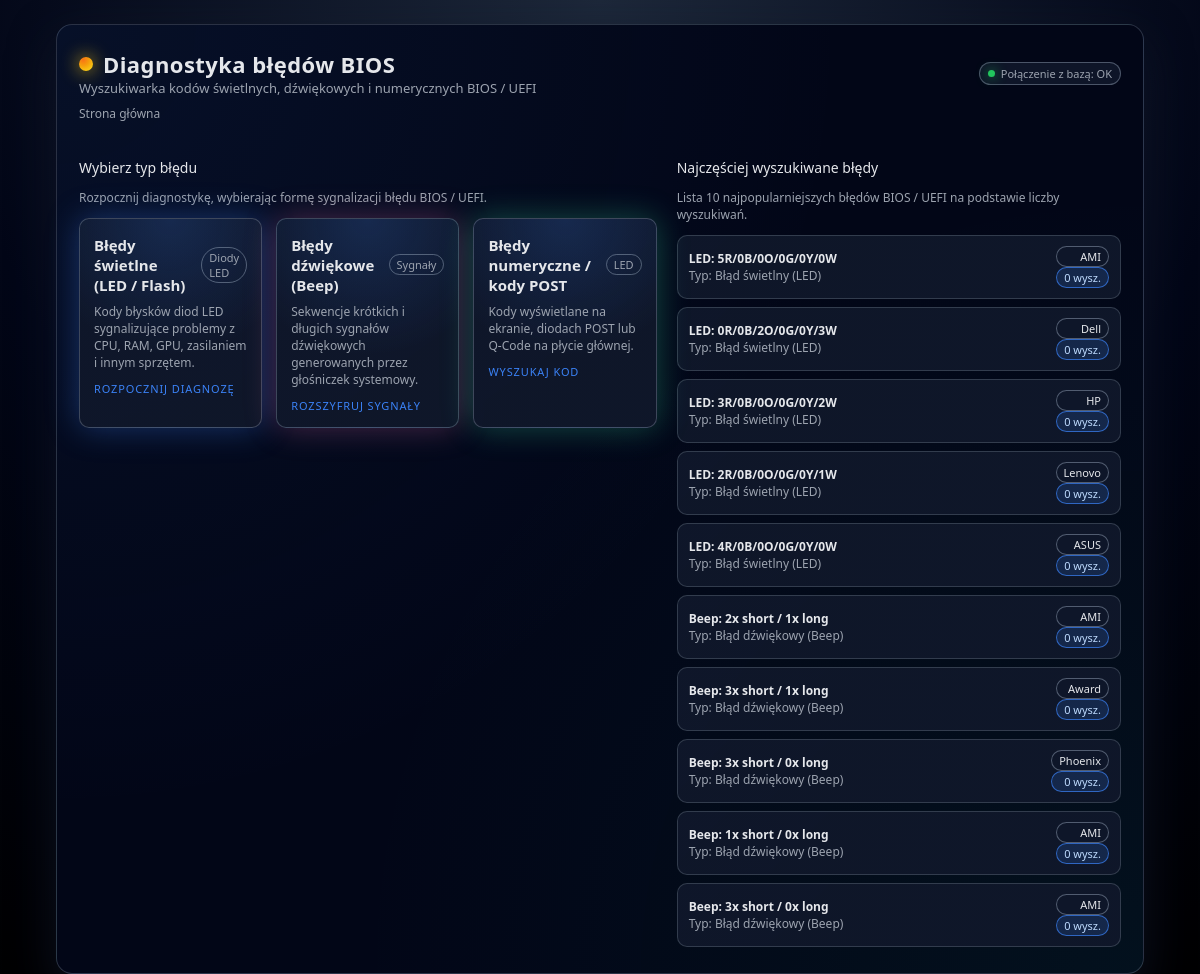
The page / on the database its author committed.
### tables this page shows
CREATE TABLE IF NOT EXISTS flash_errors (
  id INT AUTO_INCREMENT PRIMARY KEY,
  manufacturer_id INT NOT NULL,
  blue_count INT DEFAULT 0,
  orange_count INT DEFAULT 0,
  red_count INT DEFAULT 0,
  green_count INT DEFAULT 0,
  yellow_count INT DEFAULT 0,
  white_count INT DEFAULT 0,
  description TEXT NOT NULL,
  solution TEXT NOT NULL,
  search_count INT NOT NULL DEFAULT 0,
  CONSTRAINT fk_flash_manufacturer FOREIGN KEY (manufacturer_id) REFERENCES manufacturers(id) ON DELETE CASCADE
);

CREATE TABLE IF NOT EXISTS manufacturers (
  id INT AUTO_INCREMENT PRIMARY KEY,
  name VARCHAR(100) NOT NULL
);

CREATE TABLE IF NOT EXISTS beep_errors (
  id INT AUTO_INCREMENT PRIMARY KEY,
  manufacturer_id INT NOT NULL,
  short_beeps INT DEFAULT 0,
  long_beeps INT DEFAULT 0,
  sequence VARCHAR(255) DEFAULT NULL,
  description TEXT NOT NULL,
  solution TEXT NOT NULL,
  search_count INT NOT NULL DEFAULT 0,
  CONSTRAINT fk_beep_manufacturer FOREIGN KEY (manufacturer_id) REFERENCES manufacturers(id) ON DELETE CASCADE
);

### index.php (the view, shortened to what this page needs)
<?php
require_once __DIR__ . '/config.php';
function fetch_top_errors($conn, $table, $fields, $type)
{
    $results = [];
    $sql = "SELECT e.id, e.search_count, m.name AS manufacturer_name, $fields
            FROM $table e
            JOIN manufacturers m ON e.manufacturer_id = m.id
            ORDER BY e.search_count DESC, e.id ASC
            LIMIT 5";
    $query = mysqli_query($conn, $sql);
    if ($query) {
        while ($row = mysqli_fetch_assoc($query)) {
            $row['error_type'] = $type;
            $results[] = $row;
        }
    }
    return $results;
}
$top_flash = fetch_top_errors($conn, 'flash_errors',
    "CONCAT('LED: ', red_count, 'R/', blue_count, 'B/', orange_count, 'O/', green_count, 'G/', yellow_count, 'Y/', white_count, 'W') AS error_label",
    'flash'
);
$top_beep = fetch_top_errors($conn, 'beep_errors',
    "CONCAT('Beep: ', COALESCE(short_beeps,0), 'x short / ', COALESCE(long_beeps,0), 'x long') AS error_label",
    'beep'
);
$top_numeric = fetch_top_errors($conn, 'numeric_errors',
    "error_code AS error_label",
    'numeric'
);
$top_all = array_merge($top_flash, $top_beep, $top_numeric);
usort($top_all, function ($a, $b) {
    return (int)$b['search_count'] <=> (int)$a['search_count'];
});
$top_all = array_slice($top_all, 0, 10);
?>
<!DOCTYPE html>
<html lang="pl">
<head>
    <link rel="stylesheet" href="style.css">
</head>
<body>
<div class="app-shell">
    <div class="card">
        <header class="header">
            <div class="header-top">
                <div>
                    <div class="app-title">
                        <span class="logo-dot"></span>
                        <span>Diagnostyka błędów BIOS</span>
                    </div>
                    <div class="app-subtitle">Wyszukiwarka kodów świetlnych, dźwiękowych i numerycznych BIOS / UEFI</div>
                </div>
                <div class="chip">
                    <span class="chip-dot chip-dot-live"></span>
                    <span>Połączenie z bazą: <?php echo $conn ? 'OK' : 'Błąd'; ?></span>
                </div>
            </div>
            <div class="breadcrumbs">
                <span>Strona główna</span>
            </div>
        </header>
        <main class="main-grid">
            <section>
                <h2 class="section-title">Wybierz typ błędu</h2>
                <p class="section-subtitle">Rozpocznij diagnostykę, wybierając formę sygnalizacji błędu BIOS / UEFI.</p>
                <div class="tile-grid">
                    <a href="flash-errors.php" class="menu-tile menu-tile-type-flash">
                        <div class="menu-tile-header">
                            <div class="menu-tile-title">Błędy świetlne (LED / Flash)</div>
                            <span class="menu-tile-badge">Diody LED</span>
                        </div>
                        <div class="menu-tile-desc">Kody błysków diod LED sygnalizujące problemy z CPU, RAM, GPU, zasilaniem i innym sprzętem.</div>
                        <div class="menu-tile-footer">
                            <span class="menu-tile-cta">Rozpocznij diagnozę</span>
                        </div>
                    </a>
                    <a href="beep-errors.php" class="menu-tile menu-tile-type-beep">
                        <div class="menu-tile-header">
                            <div class="menu-tile-title">Błędy dźwiękowe (Beep)</div>
                            <span class="menu-tile-badge">Sygnały</span>
                        </div>
                        <div class="menu-tile-desc">Sekwencje krótkich i długich sygnałów dźwiękowych generowanych przez głośniczek systemowy.</div>
                        <div class="menu-tile-footer">
                            <span class="menu-tile-cta">Rozszyfruj sygnały</span>
                        </div>
                    </a>
                    <a href="numeric-errors.php" class="menu-tile menu-tile-type-numeric">
                        <div class="menu-tile-header">
                            <div class="menu-tile-title">Błędy numeryczne / kody POST</div>
                            <span class="menu-tile-badge">LED</span>
                        </div>
                        <div class="menu-tile-desc">Kody wyświetlane na ekranie, diodach POST lub Q-Code na płycie głównej.</div>
                        <div class="menu-tile-footer">
                            <span class="menu-tile-cta">Wyszukaj kod</span>
                        </div>
                    </a>
                </div>
            </section>
            <aside>
                <h2 class="section-title">Najczęściej wyszukiwane błędy</h2>
                <p class="section-subtitle">Lista 10 najpopularniejszych błędów BIOS / UEFI na podstawie liczby wyszukiwań.</p>
                <div class="list-compact">
                    <?php if (empty($top_all)): ?>
                        <div class="small text-muted">Brak danych o wyszukiwaniach. Wykonaj pierwsze wyszukanie, aby zbudować statystyki.</div>
                    <?php else: ?>
                        <?php foreach ($top_all as $row): ?>
                            <div class="list-item-card">
                                <div class="list-item-header">
                                    <div>
                                        <div><strong><?php echo htmlspecialchars($row['error_label']); ?></strong></div>
                                        <div class="small text-muted">
                                            <?php
                                            if ($row['error_type'] === 'flash') {
                                                echo 'Typ: Błąd świetlny (LED)';
                                            } elseif ($row['error_type'] === 'beep') {
                                                echo 'Typ: Błąd dźwiękowy (Beep)';
                                            } else {
                                                echo 'Typ: Błąd numeryczny / kod POST';
                                            }
                                            ?>
                                        </div>
                                    </div>
                                    <div style="text-align: right;">
                                        <div class="badge-manufacturer"><?php echo htmlspecialchars($row['manufacturer_name']); ?></div>
                                        <div class="badge-counter"><?php echo (int)$row['search_count']; ?> wysz.</div>
                                    </div>
                                </div>
                            </div>
                        <?php endforeach; ?>
                    <?php endif; ?>
                </div>
            </aside>
        </main>
    </div>
</div>
</body>
</html>

### rows shown on the page
flash_errors: error_label "LED: 5R/0B/0O/0G/0Y/0W", shows "Typ: Błąd świetlny (LED)", manufacturer.name "AMI", search_count "0"
flash_errors: error_label "LED: 0R/0B/2O/0G/0Y/3W", shows "Typ: Błąd świetlny (LED)", manufacturer.name "Dell", search_count "0"
flash_errors: error_label "LED: 3R/0B/0O/0G/0Y/2W", shows "Typ: Błąd świetlny (LED)", manufacturer.name "HP", search_count "0"
flash_errors: error_label "LED: 2R/0B/0O/0G/0Y/1W", shows "Typ: Błąd świetlny (LED)", manufacturer.name "Lenovo", search_count "0"
flash_errors: error_label "LED: 4R/0B/0O/0G/0Y/0W", shows "Typ: Błąd świetlny (LED)", manufacturer.name "ASUS", search_count "0"
beep_errors: error_label "Beep: 2x short / 1x long", shows "Typ: Błąd dźwiękowy (Beep)", manufacturer.name "AMI", search_count "0"
beep_errors: error_label "Beep: 3x short / 1x long", shows "Typ: Błąd dźwiękowy (Beep)", manufacturer.name "Award", search_count "0"
beep_errors: error_label "Beep: 3x short / 0x long", shows "Typ: Błąd dźwiękowy (Beep)", manufacturer.name "Phoenix", search_count "0"
beep_errors: error_label "Beep: 1x short / 0x long", shows "Typ: Błąd dźwiękowy (Beep)", manufacturer.name "AMI", search_count "0"
beep_errors: error_label "Beep: 3x short / 0x long", shows "Typ: Błąd dźwiękowy (Beep)", manufacturer.name "AMI", search_count "0"
